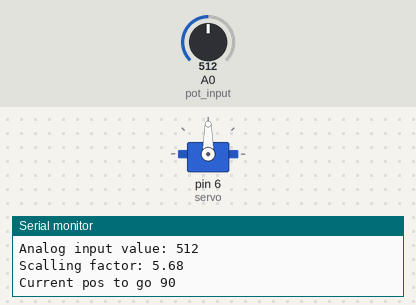
Bench run of a sketch on a simulated Arduino Uno, built with avr-gcc and run on an emulated ATmega328P. Shown: servo, the last lines printed to the serial monitor. Inputs (shaded band) come from the test bench; at power-on: A0 (pot_input) = 512.

Above: at 1.2 s.
1.3 s: A0 (pot_input) set to 716
At 2.4 s:
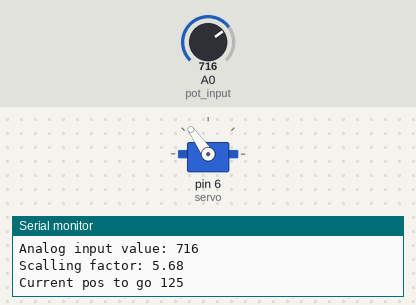
3.0 s: A0 (pot_input) set to 900
At 4.0 s:
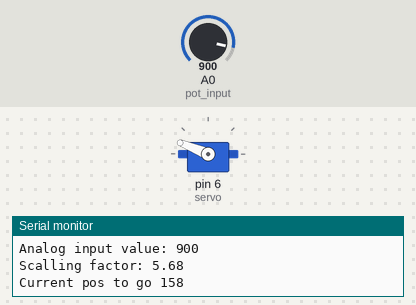
4.6 s: A0 (pot_input) set to 1023
At 5.7 s:
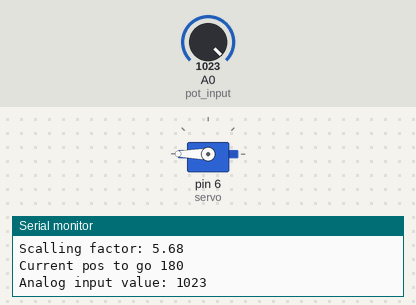
6.2 s: A0 (pot_input) set to 984
At 7.3 s:
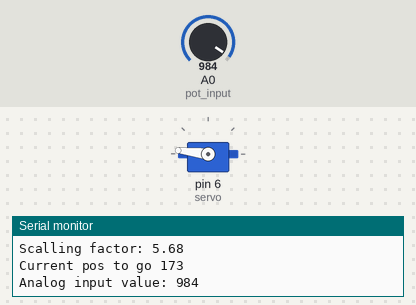
7.8 s: A0 (pot_input) set to 578
At 8.9 s:
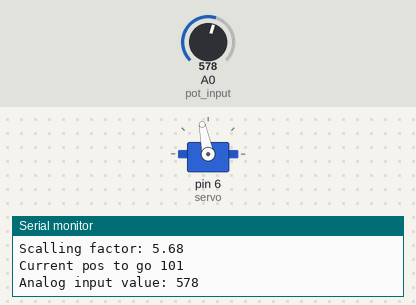
9.4 s: A0 (pot_input) set to 550
At 10.5 s:
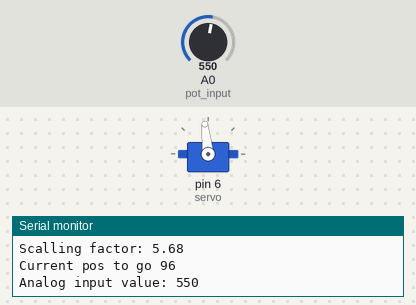
Timing chart, 0 to 12.4 s (numbered marks = the images above; inputs shaded):
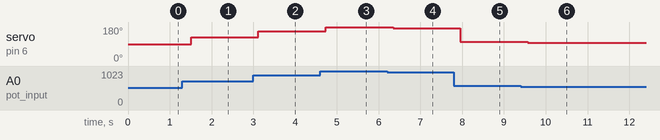

Measured:
- after the input at 1.3 s, servo on pin 6 (servo): 90° → 125° after 0.21 s
- after the input at 3.0 s, servo on pin 6 (servo): 125° → 158° after 0.12 s
- after the input at 4.6 s, servo on pin 6 (servo): 158° → 180° after 0.13 s
- after the input at 6.2 s, servo on pin 6 (servo): 180° → 173° after 0.14 s
- after the input at 7.8 s, servo on pin 6 (servo): 173° → 101° after 0.16 s
- after the input at 9.4 s, servo on pin 6 (servo): 101° → 96° after 0.17 s

The sketch:

ControlServo.ino
```cpp
// Basic servo control using a potentiometer.
// Scalling function takes analog input from the potentiometer and scales it to make it into degrees.

#include "Servo.h"

float pot_max = 1023, movement_max = 180;

int pot_input = A0;
int temp;
int res = 0;

Servo servo;

int calculate_movement(int analog_in);
int calculate_movement(int analog_in){
  int result = 0;
  float scalling_factor;

  scalling_factor = pot_max/movement_max;
  Serial.print("Scalling factor: ");
  Serial.println(scalling_factor);
  result = analog_in / scalling_factor;
  return result;
}

void setup(){
  servo.attach(6);
  Serial.begin(9600);
}

void loop(){
  int pos;
  pos = analogRead(pot_input);
  Serial.print("Analog input value: ");
  Serial.println(pos);
  delay(100);

  res = calculate_movement(pos);
  Serial.print("Current pos to go ");
  Serial.println(res);
  servo.write(res);
  delay(100);
}
```
